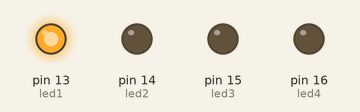
Simulated run of this sketch. Board: Arduino Mega 2560, built with avr-gcc and run on an emulated ATmega2560. On the bench: output pins drawn as LEDs (lit = HIGH).

Above: at 0.5 s.
At 2.5 s:
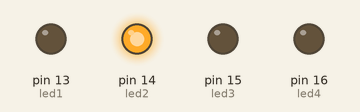
At 4.5 s:
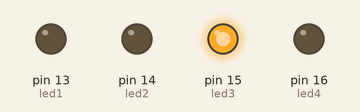
At 6.5 s:
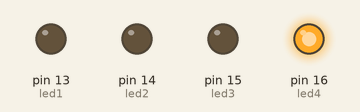
At 9.5 s:
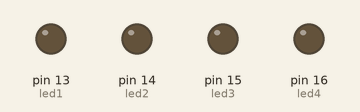
Timing chart, 0 to 10.4 s (numbered marks = the images above):
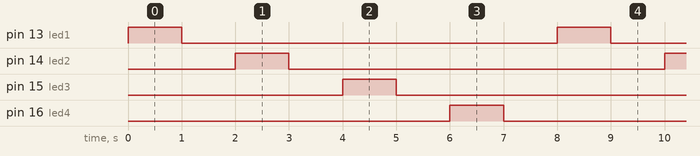

Measured:
- by itself, pin 13 (led1), pin 14 (led2), pin 15 (led3), pin 16 (led4): alternates HIGH for 1.0 s and LOW for 7.0 s
- by itself, everything shown: repeats every 8.0 s, in 8 steps

The sketch:

led2.ino
```cpp
#include <Arduino.h>
int led1 = 13;
int led2 = 14;
int led3 = 15;
int led4 = 16;

void setup() {
  pinMode(led1,OUTPUT);
  pinMode(led2,OUTPUT);
  pinMode(led3,OUTPUT);
  pinMode(led4,OUTPUT);

}

void loop() {
  digitalWrite(led1,HIGH);
  delay(1000);
  digitalWrite(led1,LOW);
  delay(1000);
  digitalWrite(led2,HIGH);
  delay(1000);
  digitalWrite(led2,LOW);
  delay(1000);
  digitalWrite(led3,HIGH);
  delay(1000);
  digitalWrite(led3,LOW);
  delay(1000);
  digitalWrite(led4,HIGH);
  delay(1000);
  digitalWrite(led4,LOW);
  delay(1000);
}
```

7seg_obstaculos.cpp
```cpp
#include <Arduino.h>
int obst = 4;
int p = 0;
int pin7seg[7] = {17, 15, 18, 19, 21, 22, 23}; // a,b,c,d,e,f,g
/*
      a           ──
    f   b        |  |
      g           ──
    e   c        |  |
      d           ──    //ascii 196
*/
int segAC[10][7] = {
    // 7seg anodo comun
    {0, 0, 0, 0, 0, 0, 1}, // 0
    {1, 0, 0, 1, 1, 1, 1}, // 1
    {0, 0, 1, 0, 0, 1, 0}, // 2
    {0, 0, 0, 0, 1, 1, 0}, // 3
    {1, 0, 0, 1, 1, 0, 0}, // 4
    {0, 1, 0, 0, 1, 0, 0}, // 5
    {1, 1, 0, 0, 0, 0, 0}, // 6
    {0, 0, 0, 1, 1, 1, 1}, // 7
    {0, 0, 0, 0, 0, 0, 0}, // 8
    {0, 0, 0, 1, 1, 0, 0}  // 9
};

int segCC[10][7] = {
    // 7seg catodo comun
    {1, 1, 1, 1, 1, 1, 0}, // 0
    {0, 1, 1, 0, 0, 0, 0}, // 1
    {1, 1, 0, 1, 1, 0, 1}, // 2
    {1, 1, 1, 1, 0, 0, 1}, // 3
    {0, 1, 1, 0, 0, 1, 1}, // 4
    {1, 0, 1, 1, 0, 1, 1}, // 5
    {0, 0, 1, 1, 1, 1, 1}, // 6
    {1, 1, 1, 0, 0, 0, 0}, // 7
    {1, 1, 1, 1, 1, 1, 1}, // 8
    {1, 1, 1, 0, 0, 1, 1}  // 9
};

void setup()
{
  for (int i = 0; i < 7; i++)
  {
    pinMode(pin7seg[i], OUTPUT);
  }
  pinMode(obst, INPUT);
  for (int j = 0; j < 7; j++)
      {
        digitalWrite(pin7seg[j], segAC[0][j]);
      }
}

void loop()
{
  if (!(digitalRead(obst)))
  {
    delay(25);
    if ((digitalRead(obst)))
    {
      if (p < 9)
        p++;
      else
        p = 0;
      for (int j = 0; j < 7; j++)
      {
        digitalWrite(pin7seg[j], segAC[p][j]);
      }
    }
  }
}
```
